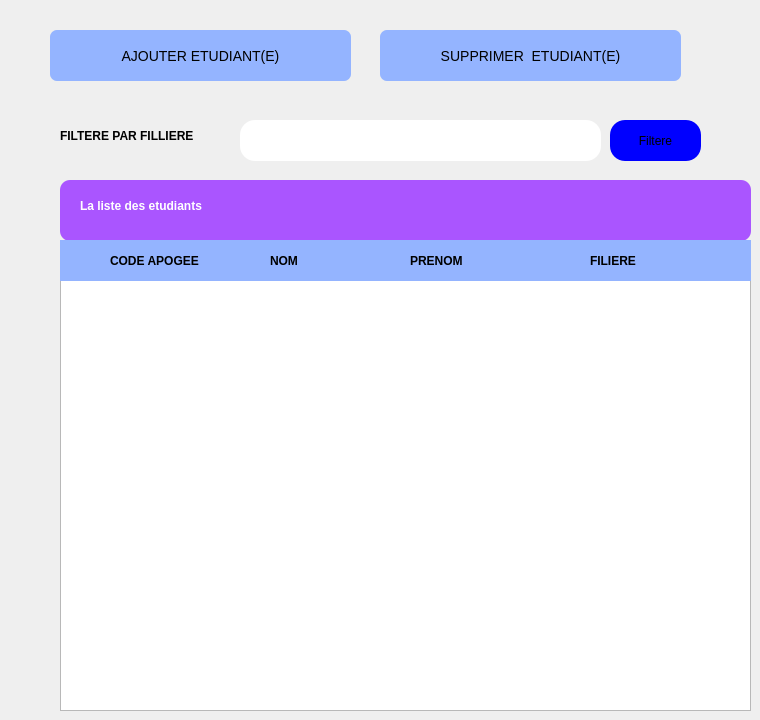
      <widget class="QWidget" name="pageOFstudent">
       <widget class="QTableView" name="tableView">
        <property name="geometry">
         <rect>
          <x>60</x>
          <y>280</y>
          <width>691</width>
          <height>431</height>
         </rect>
        </property>
       </widget>
       <widget class="QPushButton" name="addBtn">
        <property name="geometry">
         <rect>
          <x>50</x>
          <y>30</y>
          <width>301</width>
          <height>51</height>
         </rect>
        </property>
        <property name="styleSheet">
         <string notr="true">*{
 width: 50px;
  height: 50px;
  border-radius: 7%; /* Sets all corners to 50% curvature, creating a circle */
color:black;
 background-color: rgb(148, 180, 255);
  color: #fff;
  text-align: center;
  line-height: 50px;
  border: none;
  cursor: pointer;
	font: 8pt &quot;Andalus&quot;;
font-size:14px;
color:black;

}</string>
        </property>
        <property name="text">
         <string>AJOUTER ETUDIANT(E)</string>
        </property>
       </widget>
       <widget class="QPushButton" name="supBtn">
        <property name="geometry">
         <rect>
          <x>380</x>
          <y>30</y>
          <width>301</width>
          <height>51</height>
         </rect>
        </property>
        <property name="styleSheet">
         <string notr="true">*{
 width: 50px;
  height: 50px;
  border-radius: 7%; /* Sets all corners to 50% curvature, creating a circle */
color:black;
 background-color: rgb(148, 180, 255);
  color: #fff;
  text-align: center;
  line-height: 50px;
  border: none;
  cursor: pointer;
	font: 8pt &quot;Andalus&quot;;
font-size:14px;
color:black;

}</string>
        </property>
        <property name="text">
         <string>SUPPRIMER  ETUDIANT(E)</string>
        </property>
       </widget>
       <widget class="QLabel" name="label_78">
        <property name="geometry">
         <rect>
          <x>60</x>
          <y>180</y>
          <width>691</width>
          <height>61</height>
         </rect>
        </property>
        <property name="styleSheet">
         <string notr="true">*
{
border-radius:10px;
	background-color: rgb(170, 85, 255);
}</string>
        </property>
        <property name="text">
         <string/>
        </property>
       </widget>
       <widget class="QLabel" name="label_91">
        <property name="geometry">
         <rect>
          <x>80</x>
          <y>190</y>
          <width>211</width>
          <height>31</height>
         </rect>
        </property>
        <property name="styleSheet">
         <string notr="true">*{
font-weight: bold;
	
	color:white;
	font: 63 16pt &quot;Yu Gothic UI Semibold&quot;;
}</string>
        </property>
        <property name="text">
         <string>La liste des etudiants</string>
        </property>
       </widget>
       <widget class="QLabel" name="label_84">
        <property name="geometry">
         <rect>
          <x>260</x>
          <y>190</y>
          <width>101</width>
          <height>41</height>
         </rect>
        </property>
        <property name="styleSheet">
         <string notr="true">image: url(:/assets/icons8-prof-64.png);</string>
        </property>
        <property name="text">
         <string/>
        </property>
       </widget>
       <widget class="QLabel" name="label_121">
        <property name="geometry">
         <rect>
          <x>60</x>
          <y>240</y>
          <width>691</width>
          <height>41</height>
         </rect>
        </property>
        <property name="styleSheet">
         <string notr="true">*{
background-color: rgb(148, 180, 255);

}
</string>
        </property>
        <property name="text">
         <string/>
        </property>
       </widget>
       <widget class="QLabel" name="label_122">
        <property name="geometry">
         <rect>
          <x>110</x>
          <y>240</y>
          <width>111</width>
          <height>41</height>
         </rect>
        </property>
        <property name="styleSheet">
         <string notr="true">*{
font-weight: bold;
	
	color:black;
	font: 63 12pt &quot;Yu Gothic UI Semibold&quot;;
}</string>
        </property>
        <property name="text">
         <string>CODE APOGEE</string>
        </property>
       </widget>
       <widget class="QLabel" name="label_123">
        <property name="geometry">
         <rect>
          <x>270</x>
          <y>240</y>
          <width>111</width>
          <height>41</height>
         </rect>
        </property>
        <property name="styleSheet">
         <string notr="true">*{
font-weight: bold;
	
	color:black;
	font: 63 12pt &quot;Yu Gothic UI Semibold&quot;;
}</string>
        </property>
        <property name="text">
         <string>NOM</string>
        </property>
       </widget>
       <widget class="QLabel" name="label_124">
        <property name="geometry">
         <rect>
          <x>590</x>
          <y>240</y>
          <width>111</width>
          <height>41</height>
         </rect>
        </property>
        <property name="styleSheet">
         <string notr="true">*{
font-weight: bold;
	
	color:black;
	font: 63 12pt &quot;Yu Gothic UI Semibold&quot;;
}</string>
        </property>
        <property name="text">
         <string>FILIERE</string>
        </property>
       </widget>
       <widget class="QLabel" name="label_125">
        <property name="geometry">
         <rect>
          <x>410</x>
          <y>240</y>
          <width>111</width>
          <height>41</height>
         </rect>
        </property>
        <property name="styleSheet">
         <string notr="true">*{
font-weight: bold;
	
	color:black;
	font: 63 12pt &quot;Yu Gothic UI Semibold&quot;;
}</string>
        </property>
        <property name="text">
         <string>PRENOM</string>
        </property>
       </widget>
       <widget class="QPushButton" name="pushfiltre_2">
        <property name="geometry">
         <rect>
          <x>610</x>
          <y>120</y>
          <width>91</width>
          <height>41</height>
         </rect>
        </property>
        <property name="styleSheet">
         <string notr="true">*{
border-radius:15px;
	background-color: rgb(0, 0, 255);
}</string>
        </property>
        <property name="text">
         <string>Filtere</string>
        </property>
       </widget>
       <widget class="QLabel" name="label_220">
        <property name="geometry">
         <rect>
          <x>60</x>
          <y>120</y>
          <width>161</width>
          <height>31</height>
         </rect>
        </property>
        <property name="styleSheet">
         <string notr="true">*{
font-weight: bold;
	
	color:black;
	font: 63 12pt &quot;Yu Gothic UI Semibold&quot;;
}</string>
        </property>
        <property name="text">
         <string>FILTERE PAR FILLIERE</string>
        </property>
       </widget>
       <widget class="QLineEdit" name="inputFilter_2">
        <property name="geometry">
         <rect>
          <x>240</x>
          <y>120</y>
          <width>361</width>
          <height>41</height>
         </rect>
        </property>
        <property name="styleSheet">
         <string notr="true">*{
border-radius:15px;
}</string>
        </property>
       </widget>
      </widget>
